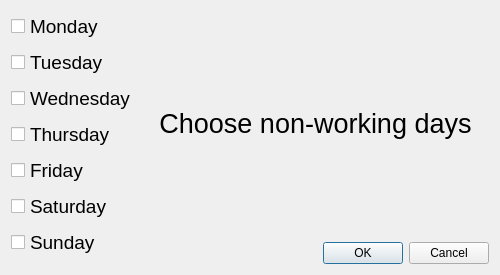
<?xml version="1.0" encoding="UTF-8"?>
<ui version="4.0">
 <class>Dialog</class>
 <widget class="QDialog" name="Dialog">
  <property name="geometry">
   <rect>
    <x>0</x>
    <y>0</y>
    <width>500</width>
    <height>275</height>
   </rect>
  </property>
  <property name="windowTitle">
   <string>Dialog</string>
  </property>
  <layout class="QGridLayout" name="gridLayout">
   <item row="0" column="0" rowspan="2">
    <layout class="QVBoxLayout" name="verticalLayout_2">
     <item>
      <widget class="QCheckBox" name="chb_monday">
       <property name="font">
        <font>
         <pointsize>14</pointsize>
        </font>
       </property>
       <property name="text">
        <string>Monday</string>
       </property>
      </widget>
     </item>
     <item>
      <widget class="QCheckBox" name="chb_tuesday">
       <property name="font">
        <font>
         <pointsize>14</pointsize>
        </font>
       </property>
       <property name="text">
        <string>Tuesday</string>
       </property>
      </widget>
     </item>
     <item>
      <widget class="QCheckBox" name="chb_wednesday">
       <property name="font">
        <font>
         <pointsize>14</pointsize>
        </font>
       </property>
       <property name="text">
        <string>Wednesday</string>
       </property>
      </widget>
     </item>
     <item>
      <widget class="QCheckBox" name="chb_thursday">
       <property name="font">
        <font>
         <pointsize>14</pointsize>
        </font>
       </property>
       <property name="text">
        <string>Thursday</string>
       </property>
      </widget>
     </item>
     <item>
      <widget class="QCheckBox" name="chb_friday">
       <property name="font">
        <font>
         <pointsize>14</pointsize>
        </font>
       </property>
       <property name="text">
        <string>Friday</string>
       </property>
      </widget>
     </item>
     <item>
      <widget class="QCheckBox" name="chb_saturday">
       <property name="font">
        <font>
         <pointsize>14</pointsize>
        </font>
       </property>
       <property name="text">
        <string>Saturday</string>
       </property>
      </widget>
     </item>
     <item>
      <widget class="QCheckBox" name="chb_sunday">
       <property name="font">
        <font>
         <pointsize>14</pointsize>
        </font>
       </property>
       <property name="text">
        <string>Sunday</string>
       </property>
      </widget>
     </item>
    </layout>
   </item>
   <item row="0" column="1">
    <widget class="QLabel" name="lb_text">
     <property name="font">
      <font>
       <pointsize>20</pointsize>
      </font>
     </property>
     <property name="text">
      <string>Choose non-working days</string>
     </property>
     <property name="alignment">
      <set>Qt::AlignCenter</set>
     </property>
     <property name="wordWrap">
      <bool>true</bool>
     </property>
    </widget>
   </item>
   <item row="1" column="1">
    <widget class="QDialogButtonBox" name="buttonBox">
     <property name="orientation">
      <enum>Qt::Horizontal</enum>
     </property>
     <property name="standardButtons">
      <set>QDialogButtonBox::Cancel|QDialogButtonBox::Ok</set>
     </property>
    </widget>
   </item>
  </layout>
 </widget>
 <resources/>
 <connections>
  <connection>
   <sender>buttonBox</sender>
   <signal>accepted()</signal>
   <receiver>Dialog</receiver>
   <slot>accept()</slot>
   <hints>
    <hint type="sourcelabel">
     <x>248</x>
     <y>254</y>
    </hint>
    <hint type="destinationlabel">
     <x>157</x>
     <y>274</y>
    </hint>
   </hints>
  </connection>
  <connection>
   <sender>buttonBox</sender>
   <signal>rejected()</signal>
   <receiver>Dialog</receiver>
   <slot>reject()</slot>
   <hints>
    <hint type="sourcelabel">
     <x>316</x>
     <y>260</y>
    </hint>
    <hint type="destinationlabel">
     <x>286</x>
     <y>274</y>
    </hint>
   </hints>
  </connection>
 </connections>
</ui>
